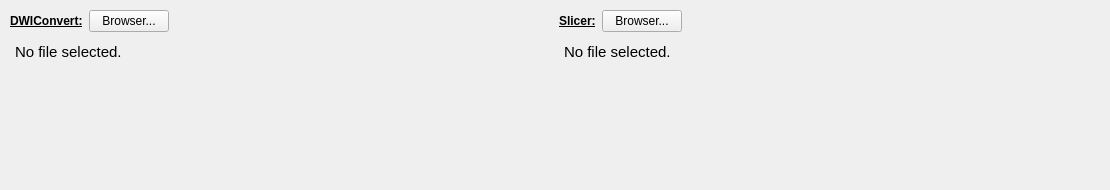
    <widget class="QWidget" name="tab_10">
     <attribute name="title">
      <string>Executables for DWIConvert and Slicer</string>
     </attribute>
     <widget class="QWidget" name="layoutWidget">
      <property name="geometry">
       <rect>
        <x>10</x>
        <y>10</y>
        <width>1091</width>
        <height>171</height>
       </rect>
      </property>
      <layout class="QGridLayout" name="gridLayout_3">
       <item row="0" column="0">
        <layout class="QHBoxLayout" name="horizontalLayout_65">
         <item>
          <widget class="QLabel" name="label_46">
           <property name="font">
            <font>
             <weight>75</weight>
             <bold>true</bold>
             <underline>true</underline>
            </font>
           </property>
           <property name="text">
            <string>DWIConvert:</string>
           </property>
          </widget>
         </item>
         <item>
          <widget class="QPushButton" name="DWIConvert_pushButton">
           <property name="text">
            <string>Browser...</string>
           </property>
           <property name="autoDefault">
            <bool>false</bool>
           </property>
           <property name="flat">
            <bool>false</bool>
           </property>
          </widget>
         </item>
         <item>
          <spacer name="horizontalSpacer_40">
           <property name="orientation">
            <enum>Qt::Horizontal</enum>
           </property>
           <property name="sizeHint" stdset="0">
            <size>
             <width>40</width>
             <height>20</height>
            </size>
           </property>
          </spacer>
         </item>
        </layout>
       </item>
       <item row="0" column="1">
        <layout class="QHBoxLayout" name="horizontalLayout_69">
         <item>
          <widget class="QLabel" name="label_58">
           <property name="font">
            <font>
             <weight>75</weight>
             <bold>true</bold>
             <underline>true</underline>
            </font>
           </property>
           <property name="text">
            <string>Slicer:</string>
           </property>
          </widget>
         </item>
         <item>
          <widget class="QPushButton" name="slicer_pushButton">
           <property name="text">
            <string>Browser...</string>
           </property>
           <property name="autoDefault">
            <bool>false</bool>
           </property>
           <property name="flat">
            <bool>false</bool>
           </property>
          </widget>
         </item>
         <item>
          <spacer name="horizontalSpacer_42">
           <property name="orientation">
            <enum>Qt::Horizontal</enum>
           </property>
           <property name="sizeHint" stdset="0">
            <size>
             <width>40</width>
             <height>20</height>
            </size>
           </property>
          </spacer>
         </item>
        </layout>
       </item>
       <item row="1" column="0">
        <widget class="QTextEdit" name="DWIConvert_textEdit">
         <property name="styleSheet">
          <string notr="true">QTextEdit {
	background-color : transparent
}</string>
         </property>
         <property name="readOnly">
          <bool>true</bool>
         </property>
         <property name="html">
          <string>&lt;!DOCTYPE HTML PUBLIC &quot;-//W3C//DTD HTML 4.0//EN&quot; &quot;http://www.w3.org/TR/REC-html40/strict.dtd&quot;&gt;
&lt;html&gt;&lt;head&gt;&lt;meta name=&quot;qrichtext&quot; content=&quot;1&quot; /&gt;&lt;style type=&quot;text/css&quot;&gt;
p, li { white-space: pre-wrap; }
&lt;/style&gt;&lt;/head&gt;&lt;body style=&quot; font-family:'Ubuntu'; font-size:11pt; font-weight:400; font-style:normal;&quot;&gt;
&lt;p style=&quot; margin-top:0px; margin-bottom:0px; margin-left:0px; margin-right:0px; -qt-block-indent:0; text-indent:0px;&quot;&gt;No file selected.&lt;/p&gt;&lt;/body&gt;&lt;/html&gt;</string>
         </property>
        </widget>
       </item>
       <item row="1" column="1">
        <widget class="QTextEdit" name="slicer_textEdit">
         <property name="styleSheet">
          <string notr="true">QTextEdit {
	background-color : transparent
}</string>
         </property>
         <property name="readOnly">
          <bool>true</bool>
         </property>
         <property name="html">
          <string>&lt;!DOCTYPE HTML PUBLIC &quot;-//W3C//DTD HTML 4.0//EN&quot; &quot;http://www.w3.org/TR/REC-html40/strict.dtd&quot;&gt;
&lt;html&gt;&lt;head&gt;&lt;meta name=&quot;qrichtext&quot; content=&quot;1&quot; /&gt;&lt;style type=&quot;text/css&quot;&gt;
p, li { white-space: pre-wrap; }
&lt;/style&gt;&lt;/head&gt;&lt;body style=&quot; font-family:'Ubuntu'; font-size:11pt; font-weight:400; font-style:normal;&quot;&gt;
&lt;p style=&quot; margin-top:0px; margin-bottom:0px; margin-left:0px; margin-right:0px; -qt-block-indent:0; text-indent:0px;&quot;&gt;No file selected.&lt;/p&gt;&lt;/body&gt;&lt;/html&gt;</string>
         </property>
        </widget>
       </item>
      </layout>
     </widget>
    </widget>
